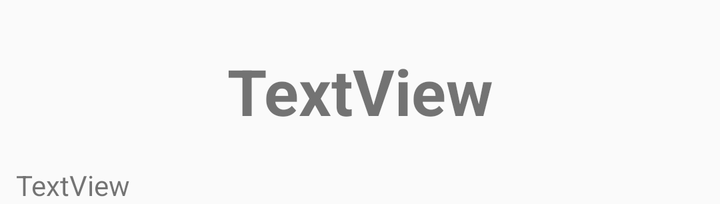
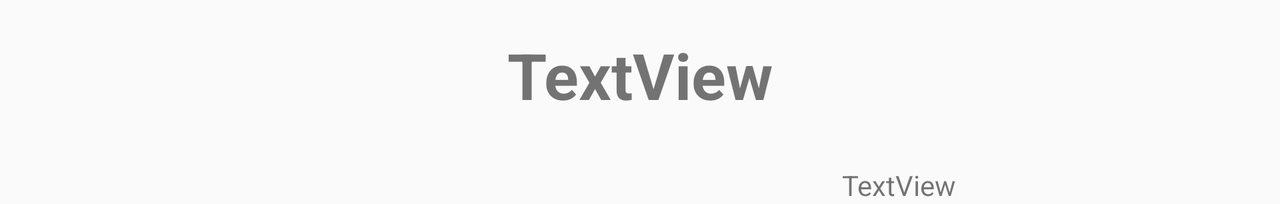

Compare how this app lays out the same screen by default and in its alternative resource folder. The renders come first, then the two layout files and the values they reference.
<!-- AndroidManifest.xml: application theme Theme.RecipeApp -->
<!-- res/layout/dialog_news.xml -->
<?xml version="1.0" encoding="utf-8"?>
<androidx.constraintlayout.widget.ConstraintLayout xmlns:android="http://schemas.android.com/apk/res/android"
    xmlns:app="http://schemas.android.com/apk/res-auto"
    xmlns:tools="http://schemas.android.com/tools"
    android:layout_width="match_parent"
    android:layout_height="wrap_content">

    <LinearLayout
        android:layout_width="match_parent"
        android:layout_height="wrap_content"
        android:layout_marginTop="16dp"
        android:orientation="vertical"
        app:layout_constraintStart_toStartOf="parent"
        app:layout_constraintTop_toTopOf="parent">

        <ImageView
            android:id="@+id/newsDialogImageView"
            android:layout_width="match_parent"
            android:layout_height="wrap_content"
            app:srcCompat="@drawable/ic_launcher_foreground" />

        <androidx.constraintlayout.widget.ConstraintLayout
            android:layout_width="match_parent"
            android:layout_height="match_parent">

            <TextView
                android:id="@+id/newsTitleTextView"
                android:layout_width="match_parent"
                android:layout_height="wrap_content"
                android:layout_marginStart="8dp"
                android:layout_marginTop="8dp"
                android:layout_marginEnd="8dp"
                android:text="TextView"
                android:theme="@style/Titles"
                app:layout_constraintEnd_toEndOf="parent"
                app:layout_constraintStart_toStartOf="parent"
                app:layout_constraintTop_toTopOf="parent" />

            <TextView
                android:id="@+id/newsBodyTextView"
                android:layout_width="match_parent"
                android:layout_height="wrap_content"
                android:layout_marginStart="8dp"
                android:layout_marginTop="16dp"
                android:layout_marginEnd="8dp"
                android:text="TextView"
                app:layout_constraintEnd_toEndOf="parent"
                app:layout_constraintStart_toStartOf="parent"
                app:layout_constraintTop_toBottomOf="@+id/newsTitleTextView" />
        </androidx.constraintlayout.widget.ConstraintLayout>

    </LinearLayout>
</androidx.constraintlayout.widget.ConstraintLayout>
<!-- resources referenced by this layout -->
<resources>
  <style name="Titles">
          <item name="android:textStyle">bold</item>
          <item name="android:textSize">32sp</item>
          <item name="android:textAlignment">center</item>
      </style>
  <style name="Theme.RecipeApp" parent="Theme.AppCompat.Light.DarkActionBar">
          
      </style>
</resources>
<!-- res/layout-land/dialog_news.xml (the repository's variant of the layout above) -->
<!-- drawn on the phone turned sideways -->
<?xml version="1.0" encoding="utf-8"?>
<androidx.constraintlayout.widget.ConstraintLayout xmlns:android="http://schemas.android.com/apk/res/android"
    xmlns:app="http://schemas.android.com/apk/res-auto"
    xmlns:tools="http://schemas.android.com/tools"
    android:layout_width="match_parent"
    android:layout_height="wrap_content">

    <TextView
        android:id="@+id/newsTitleTextView"
        android:layout_width="match_parent"
        android:layout_height="wrap_content"
        android:layout_marginTop="16dp"
        android:text="TextView"
        android:theme="@style/Titles"
        app:layout_constraintStart_toStartOf="parent"
        app:layout_constraintTop_toTopOf="parent" />

    <ImageView
        android:id="@+id/newsDialogImageView"
        android:layout_width="0dp"
        android:layout_height="wrap_content"
        android:layout_marginTop="24dp"
        android:layout_marginEnd="16dp"
        app:layout_constraintEnd_toStartOf="@+id/guideline3"
        app:layout_constraintStart_toStartOf="parent"
        app:layout_constraintTop_toBottomOf="@+id/newsTitleTextView"
        app:srcCompat="@drawable/ic_launcher_foreground" />

    <TextView
        android:id="@+id/newsBodyTextView"
        android:layout_width="0dp"
        android:layout_height="wrap_content"
        android:layout_marginTop="24dp"
        android:layout_marginEnd="16dp"
        android:text="TextView"
        app:layout_constraintEnd_toEndOf="parent"
        app:layout_constraintStart_toStartOf="@+id/guideline3"
        app:layout_constraintTop_toBottomOf="@+id/newsTitleTextView" />

    <androidx.constraintlayout.widget.Guideline
        android:id="@+id/guideline3"
        android:layout_width="wrap_content"
        android:layout_height="wrap_content"
        android:orientation="vertical"
        app:layout_constraintGuide_end="219dp" />

</androidx.constraintlayout.widget.ConstraintLayout>
